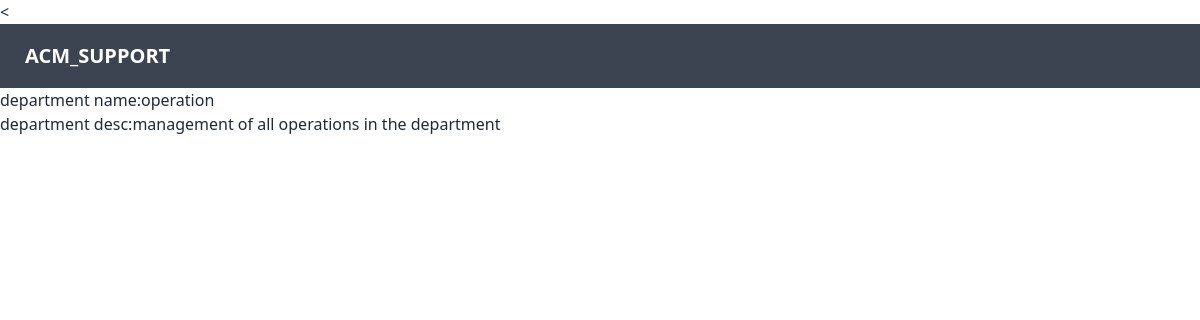
The app's page /departments/details/3 with its own data.
### departments/models.py (models this page shows, shortened)
class Department(models.Model):
    name=models.CharField(max_length=100)
    description=models.CharField(max_length=500)

### departments/views.py (the view)
# urls.py: path('details/<int:id>',dept_det,name='departmentdet'),
def dept_det(request,id):
     dept=Department.objects.get(id=id)
     context={
          'dept':dept
    }
     return render(request,'departments/departmentdet.html',context)

### departments/templates/departments/departmentdet.html
{% extends 'departments/base.html' %}
{% block content %}
    <h4>department name:{{dept.name}}</h4>
    <h4>department desc:{{dept.description}}</h4>
    {% endblock %}

### records on screen
Department: name "operation", description "management of all operations in the department"
